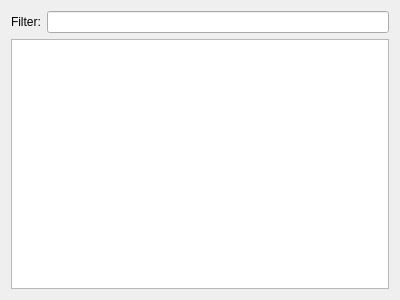
<?xml version="1.0" encoding="UTF-8"?>
<ui version="4.0">
 <class>Core::Internal::ThemeEditor::ThemeEditorWidget</class>
 <widget class="QWidget" name="Core::Internal::ThemeEditor::ThemeEditorWidget">
  <property name="geometry">
   <rect>
    <x>0</x>
    <y>0</y>
    <width>400</width>
    <height>300</height>
   </rect>
  </property>
  <property name="windowTitle">
   <string>Theme Editor</string>
  </property>
  <layout class="QVBoxLayout" name="verticalLayout">
   <item>
    <layout class="QHBoxLayout" name="horizontalLayout_2">
     <item>
      <widget class="QLabel" name="label">
       <property name="text">
        <string>Filter:</string>
       </property>
      </widget>
     </item>
     <item>
      <widget class="QLineEdit" name="filter"/>
     </item>
    </layout>
   </item>
   <item>
    <widget class="Core::Internal::ThemeEditor::ThemeColorsTableView" name="tableView"/>
   </item>
  </layout>
 </widget>
 <customwidgets>
  <customwidget>
   <class>Core::Internal::ThemeEditor::ThemeColorsTableView</class>
   <extends>QTableView</extends>
   <header location="global">core/themeeditor/themecolorstableview.h</header>
  </customwidget>
 </customwidgets>
 <resources/>
 <connections/>
</ui>
